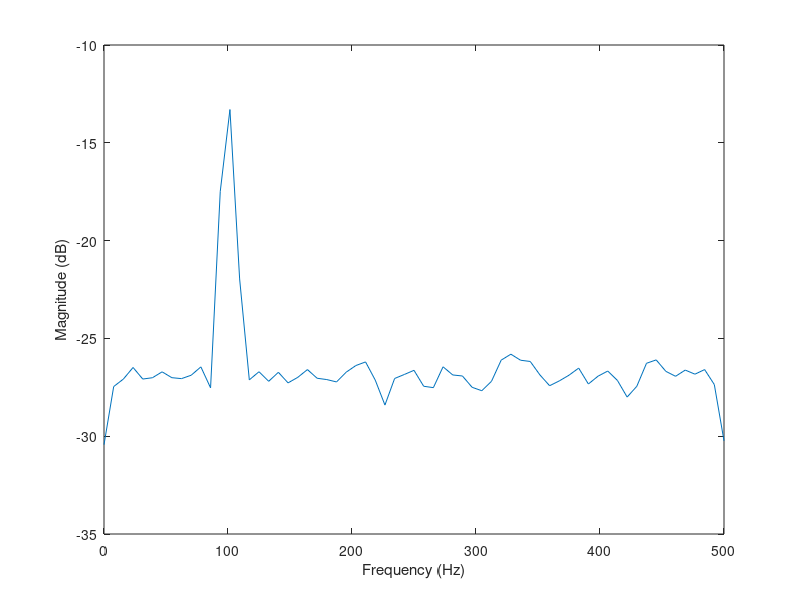

Recreate this plot in MATLAB.
clc
close all
clear all

rng default

fs = 1000;
t = 0:1/fs:5-1/fs;
x = cos(2*pi*100*t)+randn(size(t));

% According to https://www.mathworks.com/help/signal/ref/pwelch.html
% By default, x is divided into the longest possible segments
% to obtain as close to but not exceed 8 segments with 50% overlap

% Each segment is windowed with a Hamming window

% The modified periodograms are averaged to obtain the PSD estimate

% The default nfft is the greater of 256 or the next power of 2
% greater than the length of the segments. In our case this will be
% 1000/8 -> 125 -> 128 + DC -> 129 points
[pxx,f] = pwelch(x, [], [], [], fs);

figure;
plot(f,10*log10(pxx))

xlabel('Frequency (Hz)')
ylabel('Magnitude (dB)')